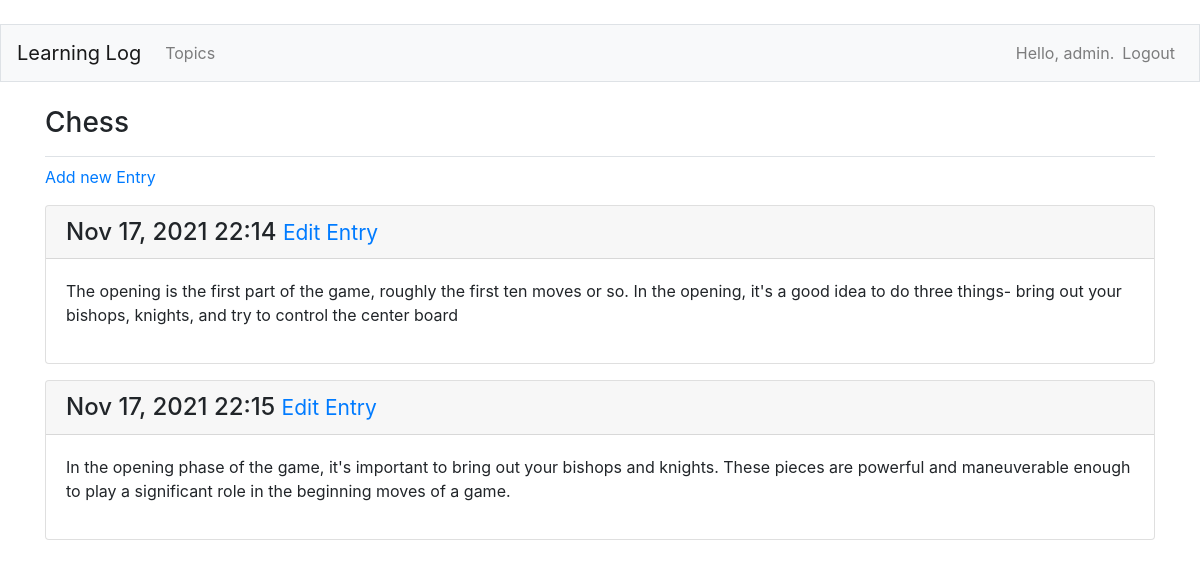
The page /topics/1/ (signed in) on the database its author committed.
### MainApp/models.py (models this page shows, shortened)
class Topic(models.Model):
    text = models.CharField(max_length = 200)
    date_added = models.DateTimeField(auto_now_add=True)
    owner = models.ForeignKey(User, on_delete=models.CASCADE)
    def __str__(self):
        return self.text

class Entry(models.Model):
    topic = models.ForeignKey(Topic, on_delete=models.CASCADE)
    text = models.CharField(max_length = 200)
    date_added = models.DateTimeField(auto_now_add=True)
    class Meta:
        verbose_name_plural = 'entries'

### MainApp/views.py (the view)
# urls.py: path('topics/<int:topic_id>/', views.topic, name = 'topic' ),
@login_required
def topic(request, topic_id):
    topic = Topic.objects.get(id = topic_id)
    if topic.owner != request.user:
        raise Http404
    entries = topic.entry_set.all()
    context = {"topic":topic, 'entries':entries}
    return render(request, "MainApp/topic.html", context)

### MainApp/templates/mainapp/topic.html
{%extends "MainApp/base.html"%}
{%block page_header %}
<h3>{{topic}}</h3>
{% endblock page_header %}
{% block content %}
<p>
    <a href="{% url 'MainApp:new_entry' topic.id %}">Add new Entry</a>
</p>
    {% for entry in entries %}
    <div class="card mb-3">
        <h4 class="card-header">
            {{ entry.date_added|date:'M d, Y H:i' }}
            <small><a href="{% url 'MainApp:edit_entry' entry.id %}">Edit Entry</a></small>
        </h4>
        <div class="card-body">
            {{ entry.text|linebreaks }}
        </div>
    </div>
    {% empty %}
    <p>There are no entries for this topic yet.</p>
    {% endfor %}
{% endblock content %}

### MainApp/templates/mainapp/base.html (shortened to what this page needs)
{% load bootstrap4 %}
<!doctype html>
<html lang="en">
<head>
    {% bootstrap_css %}
</head>
<body>
    <nav class = "navbar navbar-expand-md navbar-light bg-light mb-4 border">
        <a class = "navbar-brand" href="{% url 'MainApp:index'%}">Learning Log</a>
    <div class = "collapse navbar-collapse" id="navbarCollapse">
        <ul class="navbar-nav mr-auto">
            <li class = "nav-item">
                <a class="nav-link" href="{% url 'MainApp:topics'%}">Topics</a>
            </li>
        </ul>
        <ul class="navbar-nav ml-auto">
            {% if user.is_authenticated %}
            <li class = "nav-item">
                <span class="navbar-text">Hello, {{user.username}}.</span>
            </li>
            <li class="nav-item">
                <a class = "nav-link" href="{% url 'users:logout' %}">Logout</a>
            </li>
            {% endif %}
        </ul>
    </div>
    </nav>
    <main role = "main" class = "container">
        <div class="pb-2 mb-2 border-bottom">
            {% block page_header %}{% endblock page_header %}
        </div>
        <div>
            {% block content %}{% endblock content %}
        </div>
    </main>
</body>
</html>

### rows shown on the page
Topic: text "Chess"
Entry: date_added "Nov 17, 2021 22:14", text "The opening is the first part of the game, roughly the first ten moves or so. In the opening, it's a good idea to do three things- bring out your bishops, knights, and try to control the center board"
Entry: date_added "Nov 17, 2021 22:15", text "In the opening phase of the game, it's important to bring out your bishops and knights. These pieces are powerful and maneuverable enough to play a significant role in the beginning moves of a game."

### other values the page prints
{{ user.username }} "admin"
